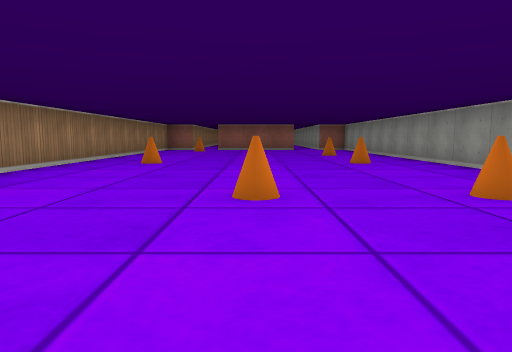
[1] (above)

16 first-person views from a walk through a cub3D level. The camera is about half as high as the walls, tilts 6° down and sees 70° across. The floor is counted in squares. Each view is taken from the middle of a square. On the plan, view 1 faces up. The plan holds only what a view shows up to about 9 squares ahead; the rest is blank.

[2]
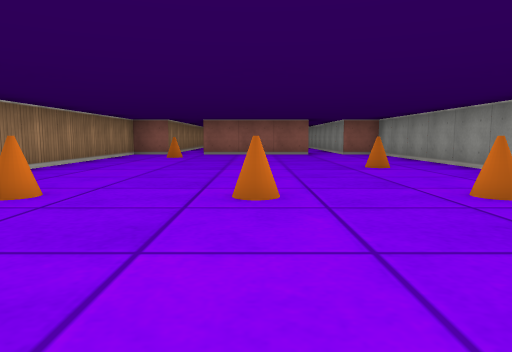

[3]
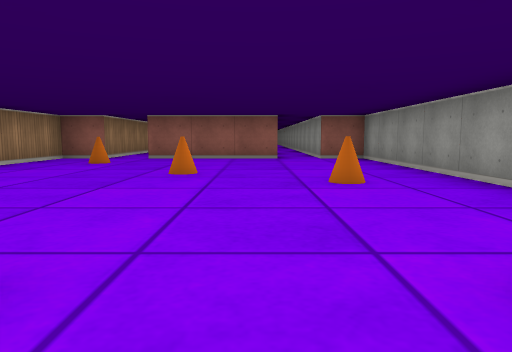

[4]
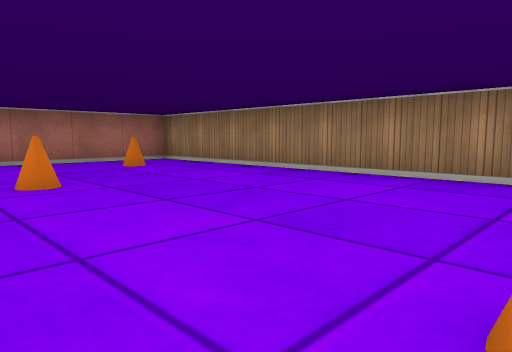

[5]
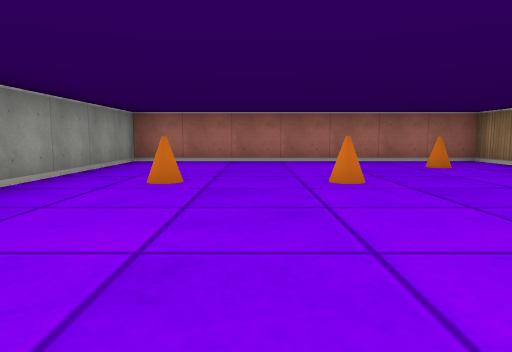

[6]
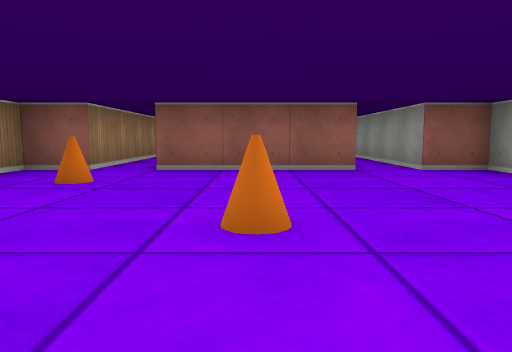

[7]
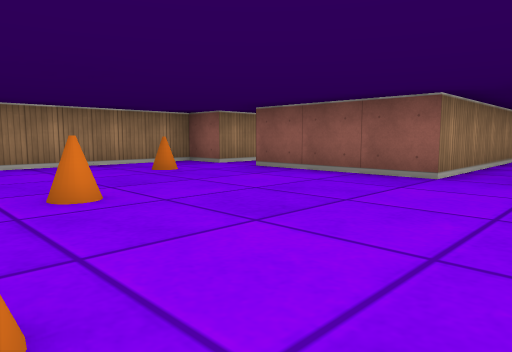

[8]
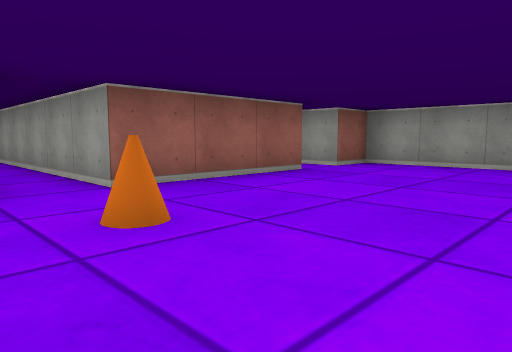

[9]
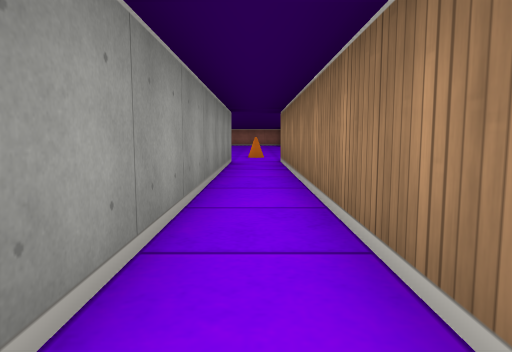

[10]
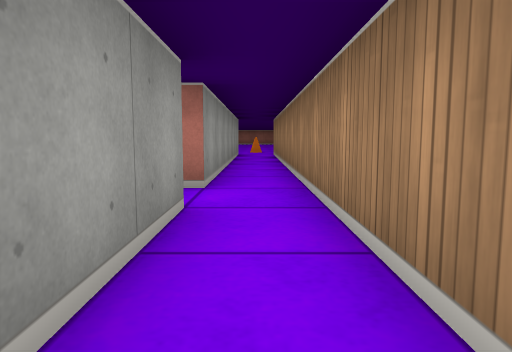

[11]
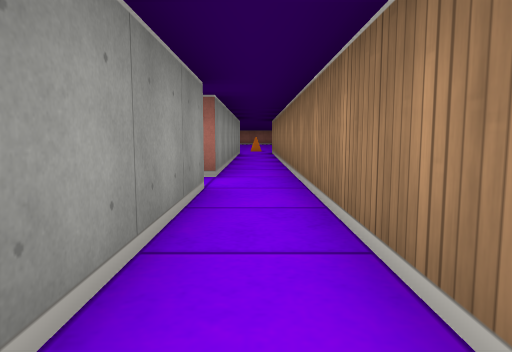

[12]
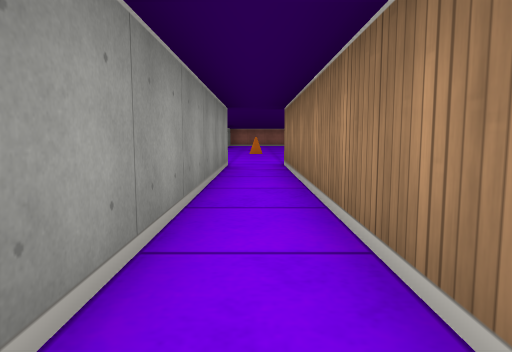

[13]
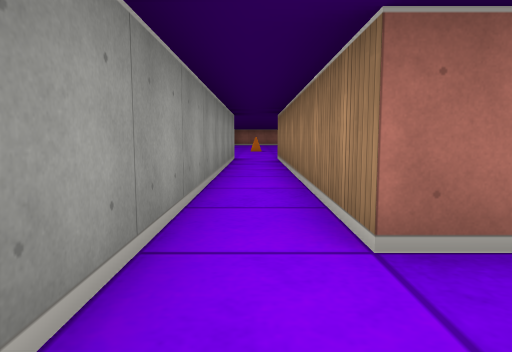

[14]
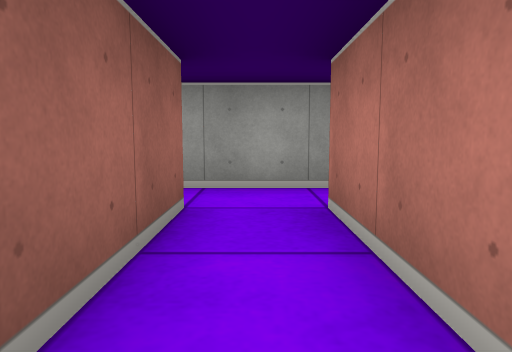

[15]
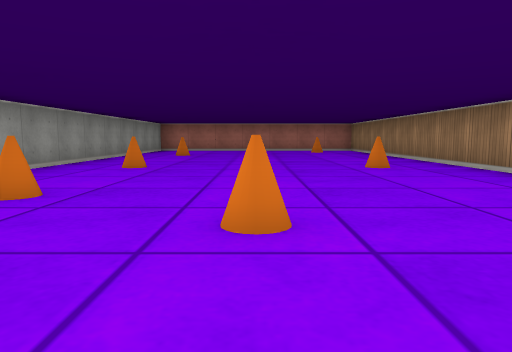

[16]
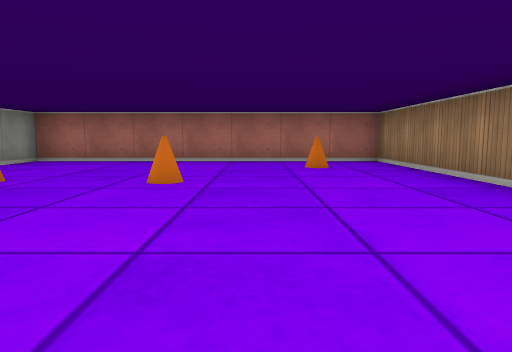

### Floor plan
Points are (right, up) in squares from view 1. A wall is a line through its corners. A room is listed if a view was taken in it or the views show most of it. See-through windows are left out.
Room 1 (views 1, 2, 3, 4, 5, 6, 7, 8, 12, 15, 16)
walls: (1.5, 21.5) (1.5, 14.5) (-1.5, 14.5) (-1.5, 21.5); (-2.5, 21.4) (-2.5, 14.5) (-3.5, 14.5) (-3.5, -0.5) (3.5, -0.5) (3.5, 14.5) (2.5, 14.5) (2.5, 21.6)
ways out: opening at (-2, 22) to room 2; opening at (2, 21) to room 3
objects: cone (-2, 1); cone (-2, 7); cone (-2, 13); cone (0, 3); cone (0, 7); cone (0, 11); cone (2, 3); cone (2, 7); cone (2, 10)
Room 2 (views 9, 10, 11, 14)
walls: (-2.5, 25.4) (-2.5, 21.4); (-1.5, 22.5) (-1.5, 25.4); (1.5, 22.5) (-0.4, 22.5); (-1.5, 21.5) (1.5, 21.5)
ways out: opening at (-2, 22) to room 1; opening at (1, 22) to room 3
Room 3 (view 13)
walls: (2.5, 21.6) (2.5, 22.8)
ways out: opening at (2, 21) to room 1; opening at (1, 22) to room 2

Positions as (right, up) in squares from view 1, and headings:
1: (0, 0), facing up
2: (0, 4), facing up
3: (1, 6), facing up
4: (1, 7), facing down-left
5: (1, 7), facing down
6: (0, 9), facing up
7: (3, 10), facing up-left
8: (-3, 11), facing up-right
9: (-2, 22), facing down
10: (-2, 25), facing down
11: (-2, 26), facing down
12: (2, 21), facing down
13: (2, 23), facing down
14: (-1, 22), facing right
15: (0, 13), facing down
16: (-1, 7), facing down
